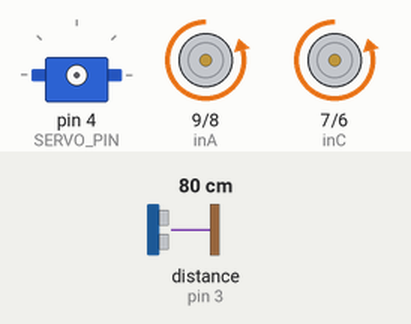
A sketch run on a simulated Arduino Uno, built with avr-gcc and run on an emulated ATmega328P. Parts: servo, motor-driver pin pairs drawn as motors (green arrow = first pin HIGH = forward, orange = second pin HIGH = backward, longer = more drive, scaled by the enable pin). Wiring (inferred from the names in the program): servo: signal pin 4. The inputs (shaded band) are chosen by the test bench; at power-on: distance to the obstacle (sensor on pin 3) 80 cm. The echo pulse lasts 58.3 µs per cm; servo pulses on a pin are drawn as a servo (544–2400 µs = 0–180°); what the sketch prints to the serial monitor is not drawn.

Above: at 2.2 s.
2.3 s: distance to the obstacle (sensor on pin 3) set to 21 cm
At 8.1 s:
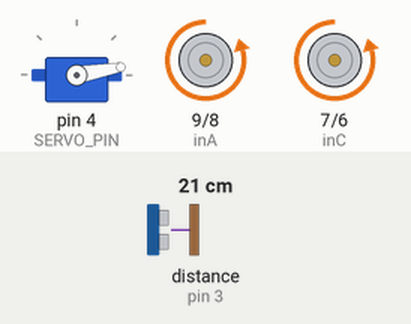
8.7 s: distance to the obstacle (sensor on pin 3) set to 18 cm
At 11.8 s:
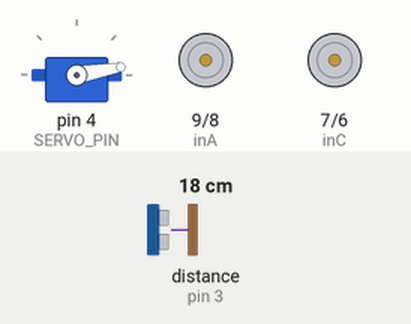
At 14.9 s:
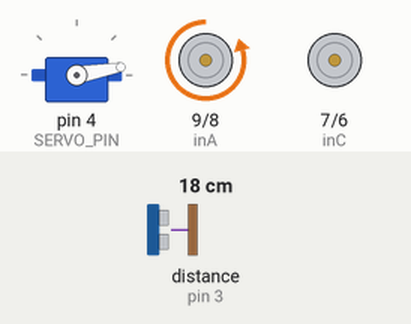
18.7 s: distance to the obstacle (sensor on pin 3) set to 2 cm
Timing chart, 0 to 26.2 s (numbered marks = the images above; inputs shaded):
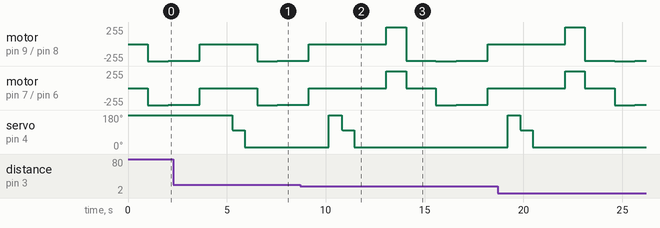

The sketch:

omijanie_przeszkod_robotem.ino
```cpp
#include <NewPing.h>


#define TRIGGER_PIN  2
#define ECHO_PIN     3
#define MAX_DISTANCE 100

#define SERVO_PIN    4


#define TARGET_FOUND_ANY     0
#define TARGET_LEFT          1
#define TARGET_LEFT_CENTER   2
#define TARGET_CENTER        3
#define TARGET_RIGHT_CENTER  4
#define TARGET_RIGHT         5

#define TARGET_ARRAY_SIZE    6

#define TARGET_TOO_CLOSE     25  // cm


NewPing sonar(TRIGGER_PIN, ECHO_PIN, MAX_DISTANCE);

// motor one
int enA = 10;
int inA = 9;
int inB = 8;
// motor two
int enB = 5;
int inC = 7;
int inD = 6;

unsigned int uS;
unsigned int cm;
unsigned int cm_now;

int TargetArray[TARGET_ARRAY_SIZE];
int DirectionsToLook = 3;
int ServoDirectionData[3] = { 2500, 1600, 600};


enum {  START_STATE,
        STOP_LOOK_STATE,
        TARGET_CENTER_STATE,
        TARGET_LEFT_STATE,
        TARGET_RIGHT_STATE
     } RobotState = START_STATE;

void setup ()
{
  Serial.begin(9600);
  delay(1000);
  Serial.println("Start");

  pinMode(SERVO_PIN, OUTPUT);

  pinMode(enA, OUTPUT);
  pinMode(enB, OUTPUT);
  pinMode(inA, OUTPUT);
  pinMode(inB, OUTPUT);
  pinMode(inC, OUTPUT);
  pinMode(inD, OUTPUT);

}

void loop()
{

  switch (RobotState)
  {
    case START_STATE:
      Serial.println("+++ Zaczyna sprawdzania kolizji");
      ForwardFast();
      delay(25);
      ForwardSlow();
      delay(600);
      RobotState = STOP_LOOK_STATE ;
      break;

    case STOP_LOOK_STATE:
      Serial.println("+++ Szukanie przeszkod");
      Stop();

      for (int i = 0; i < TARGET_ARRAY_SIZE; i++) TargetArray[i] = false;
      LookAround();

      if      (TargetArray[TARGET_CENTER ] == true)  RobotState = TARGET_CENTER_STATE;
      else if (TargetArray[TARGET_LEFT ]   == true)  RobotState = TARGET_LEFT_STATE;
      else if (TargetArray[TARGET_RIGHT ]  == true)  RobotState = TARGET_RIGHT_STATE;
      else     RobotState = START_STATE;
      break;

    case TARGET_CENTER_STATE:
      Serial.println("***** Cel to jechac do tylu");
      Stop();
      BackwardSlow(500);
      SpinLeft(1100);  // 180 stopni obrotu
      delay(500);
      RobotState = START_STATE;
      break;

    case TARGET_LEFT_STATE:
      Serial.println("***** Cel to jechac na lewo");
      Stop();
      BackwardSlow(500);
      SpinRight(500);
      delay(500);
      RobotState = START_STATE;
      break;

    case TARGET_RIGHT_STATE:
      Serial.println("*****Cel to jechac na prawo");
      Stop();
      delay(500);
      BackwardSlow(500);
      SpinLeft(500);
      delay(500);
      RobotState = START_STATE;
      break;
  }


}


void ForwardSlow()
{
    analogWrite(enA, 250);
  analogWrite(enB, 250);
  digitalWrite(inA, LOW);
  digitalWrite(inB, HIGH);
  digitalWrite(inC, LOW);
  digitalWrite(inD, HIGH);
   delay(1000);
}
/*---------------------------*/

void ForwardMedium()
{
   analogWrite(enA, 250);
  analogWrite(enB, 250);
  digitalWrite(inA, LOW);
  digitalWrite(inB, HIGH);
  digitalWrite(inC, LOW);
  digitalWrite(inD, HIGH);
  delay(1000);
}
/*---------------------------*/
void ForwardFast()
{
  analogWrite(enA, 255);
  analogWrite(enB, 255);
  digitalWrite(inA, LOW);
  digitalWrite(inB, HIGH);
  digitalWrite(inC, LOW);
  digitalWrite(inD, HIGH);
  delay(1000);
}
/*---------------------------*/
void BackwardSlow(int HowMuch)
{
  analogWrite(enA, 250);
  analogWrite(enB, 250);
  digitalWrite(inA, HIGH);
  digitalWrite(inB, LOW);
  digitalWrite(inC, HIGH);
  digitalWrite(inD, LOW);
   delay(1000);
}
/*---------------------------*/
void BackwardMedium(int HowMuch)
{
   analogWrite(enA, 250);
  analogWrite(enB, 250);
  digitalWrite(inA, HIGH);
  digitalWrite(inB, LOW);
  digitalWrite(inC, HIGH);
  digitalWrite(inD, LOW);
   delay(1000);
}
/*---------------------------*/
void BackwardFast(int HowMuch)
{
 analogWrite(enA, 250);
  analogWrite(enB, 250);
  digitalWrite(inA, HIGH);
  digitalWrite(inB, LOW);
  digitalWrite(inC, HIGH);
  digitalWrite(inD, LOW);
   delay(1000);
}
/*---------------------------*/
void Stop()
{
  digitalWrite(inA, LOW);
  digitalWrite(inB, LOW);
  digitalWrite(inC, LOW);
  digitalWrite(inD, LOW);
  delay(1000);
}
/*---------------------------*/
void SpinLeft(int HowMuch)
{
  analogWrite(enA, 250);
  analogWrite(enB, 0);
  digitalWrite(inA, LOW);
  digitalWrite(inB, HIGH);
  digitalWrite(inC, LOW);
  digitalWrite(inD, LOW);
  delay(1000);

}
/*---------------------------*/
void SpinRight(int HowMuch)
{
  analogWrite(enA, 0);
  analogWrite(enB, 250);
  digitalWrite(inA, LOW);
  digitalWrite(inB, LOW);
  digitalWrite(inC, LOW);
  digitalWrite(inD, HIGH);
  delay(1000);


}
/*---------------------------*/

unsigned int PingBlink()
{
  uS = sonar.ping();
  cm = uS / US_ROUNDTRIP_CM;
  Serial.print("  cm = ");
  Serial.print(cm, DEC);

  if ((cm < 20) && (cm > 0))
  {
    return (cm);
  }
  else
  {
    return (100);
  }
}

void PointServo(int ServoAngle)
{

  for (int i = 0; i < 20; i++)
  {
    digitalWrite(SERVO_PIN, HIGH);
    delayMicroseconds(ServoAngle);
    digitalWrite(SERVO_PIN, LOW);
    delay(20);
  }
}


void LookAround()
{
  for (int Direction = 0; Direction < DirectionsToLook ; Direction ++)
  {
    Serial.print("Kierunek = ");
    Serial.print(Direction, DEC);
    PointServo(ServoDirectionData[Direction]);
    delay(200);
    cm_now = PingBlink();

    Serial.print(" cm = ");
    Serial.println(cm_now, DEC);
    if (cm_now < TARGET_TOO_CLOSE)

    if (cm_now < 30)
    {
      TargetArray[TARGET_FOUND_ANY ] = true;
    }
    else TargetArray[TARGET_FOUND_ANY ] = false;

    if ((cm_now < TARGET_TOO_CLOSE) && (Direction == 2))
    {
      TargetArray[TARGET_LEFT ] = true;
      Serial.println("*****Przeszkoda z prawej strony");
    }

    if ((cm_now < TARGET_TOO_CLOSE) && (Direction == 1))
    {
      TargetArray[TARGET_CENTER ] = true;
      Serial.println("*****Przeszkoda z przodu");
    }

    if ((cm_now < TARGET_TOO_CLOSE) && (Direction == 0))
    {
      TargetArray[TARGET_RIGHT ] = true;
      Serial.println("*****Przeszkoda z lewej strony");
    }

  }

}
```

Measured:
- the behaviour switches between 20 and 19 cm on distance to the obstacle (sensor on pin 3) (found by bisection; images 1 and 2)
- after the input at 8.7 s, servo on pin 4 (SERVO_PIN): goes on until 11.4 s, then stays 10°
